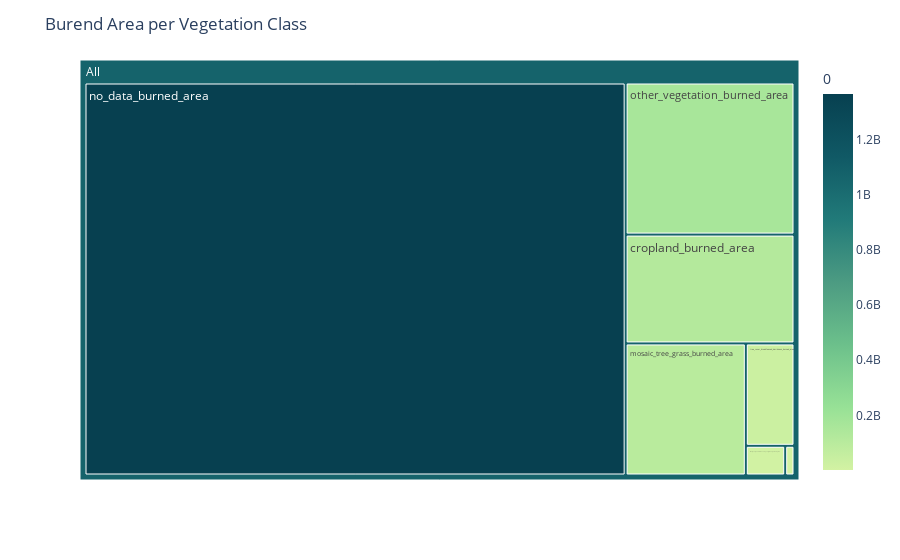

Write notebook code for a chart like this one.
### Code cell
fig_2 = create_tree_map(df_test)
fig_2.show()

### Figure 1 — Plotly figure (JSON) as saved in the notebook; plotly's stock layout.template omitted (floating-point values rounded to 4 significant figures)
{"data": [{"branchvalues": "total", "customdata": [[118000000.0], [1770933], [101855476], [1364907037], [164804129], [31984116], [7513045], [1070000000.0]], "domain": {"x": [0, 1], "y": [0, 1]}, "hovertemplate": "labels=%{label}<br>0_sum=%{value}<br>parent=%{parent}<br>id=%{id}<br>0=%{color}<extra></extra>", "ids": ["All/cropland_burned_area", "All/flooded_area_burned_area", "All/mosaic_tree_grass_burned_area", "All/no_data_burned_area", "All/other_vegetation_burned_area", "All/tree_cover_broadleaved_deciduous_burned_area", "All/tree_cover_needleleaved_evergreen_burned_area", "All"], "labels": ["cropland_burned_area", "flooded_area_burned_area", "mosaic_tree_grass_burned_area", "no_data_burned_area", "other_vegetation_burned_area", "tree_cover_broadleaved_deciduous_burned_area", "tree_cover_needleleaved_evergreen_burned_area", "All"], "marker": {"coloraxis": "coloraxis", "colors": [118000000.0, 1770933, 101855476, 1364907037, 164804129, 31984116, 7513045, 1070000000.0]}, "name": "", "parents": ["All", "All", "All", "All", "All", "All", "All", ""], "type": "treemap", "values": [117954845, 1770933, 101855476, 1364907037, 164804129, 31984116, 7513045, 1790789581]}], "layout": {"coloraxis": {"colorbar": {"title": {"text": "0"}}, "colorscale": [[0, "rgb(211, 242, 163)"], [0.1667, "rgb(151, 225, 150)"], [0.3333, "rgb(108, 192, 139)"], [0.5, "rgb(76, 155, 130)"], [0.6667, "rgb(33, 122, 121)"], [0.8333, "rgb(16, 89, 101)"], [1, "rgb(7, 64, 80)"]]}, "legend": {"tracegroupgap": 0}, "margin": {"t": 60}, "title": {"text": "Burend Area per Vegetation Class"}}}
